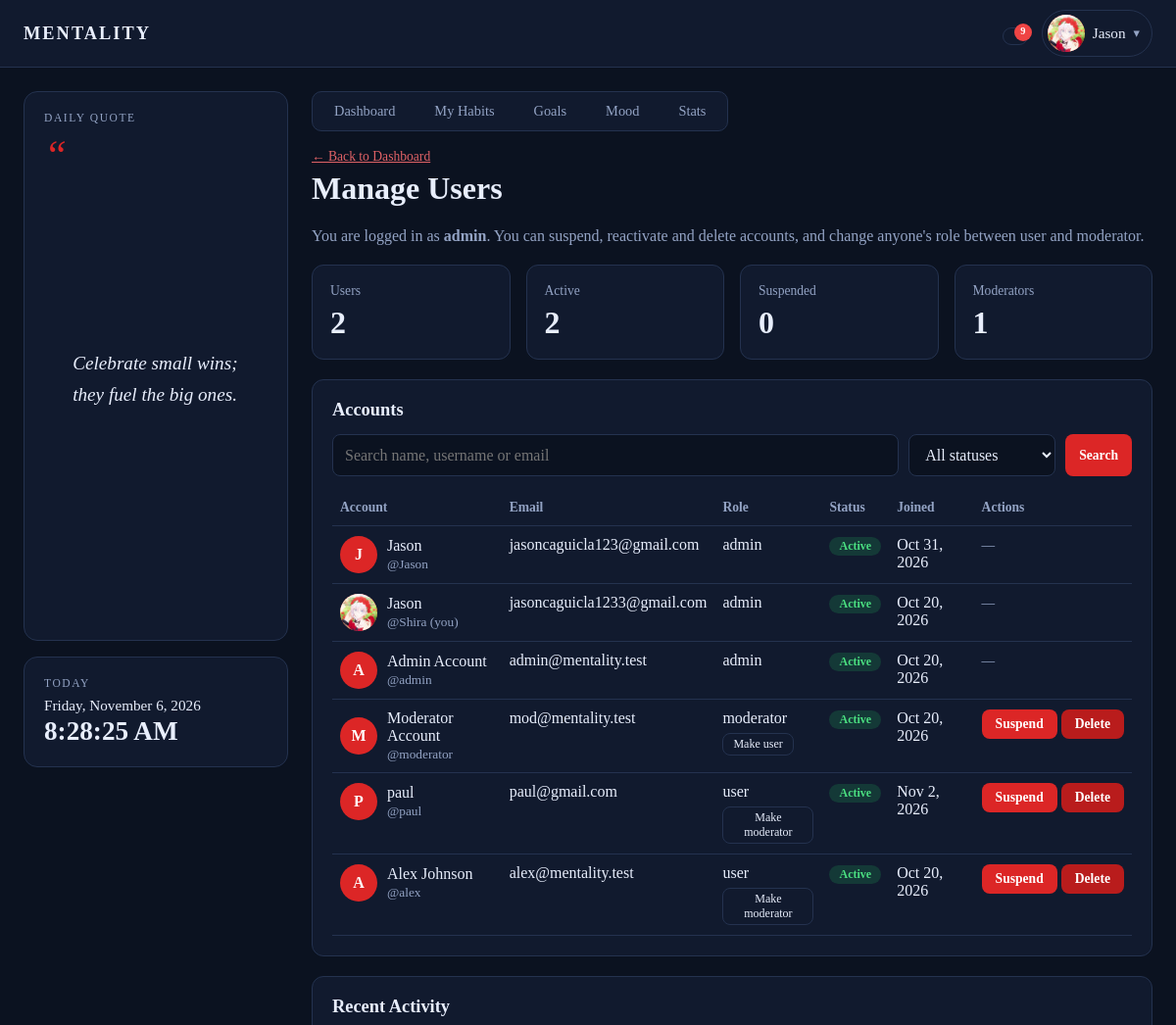
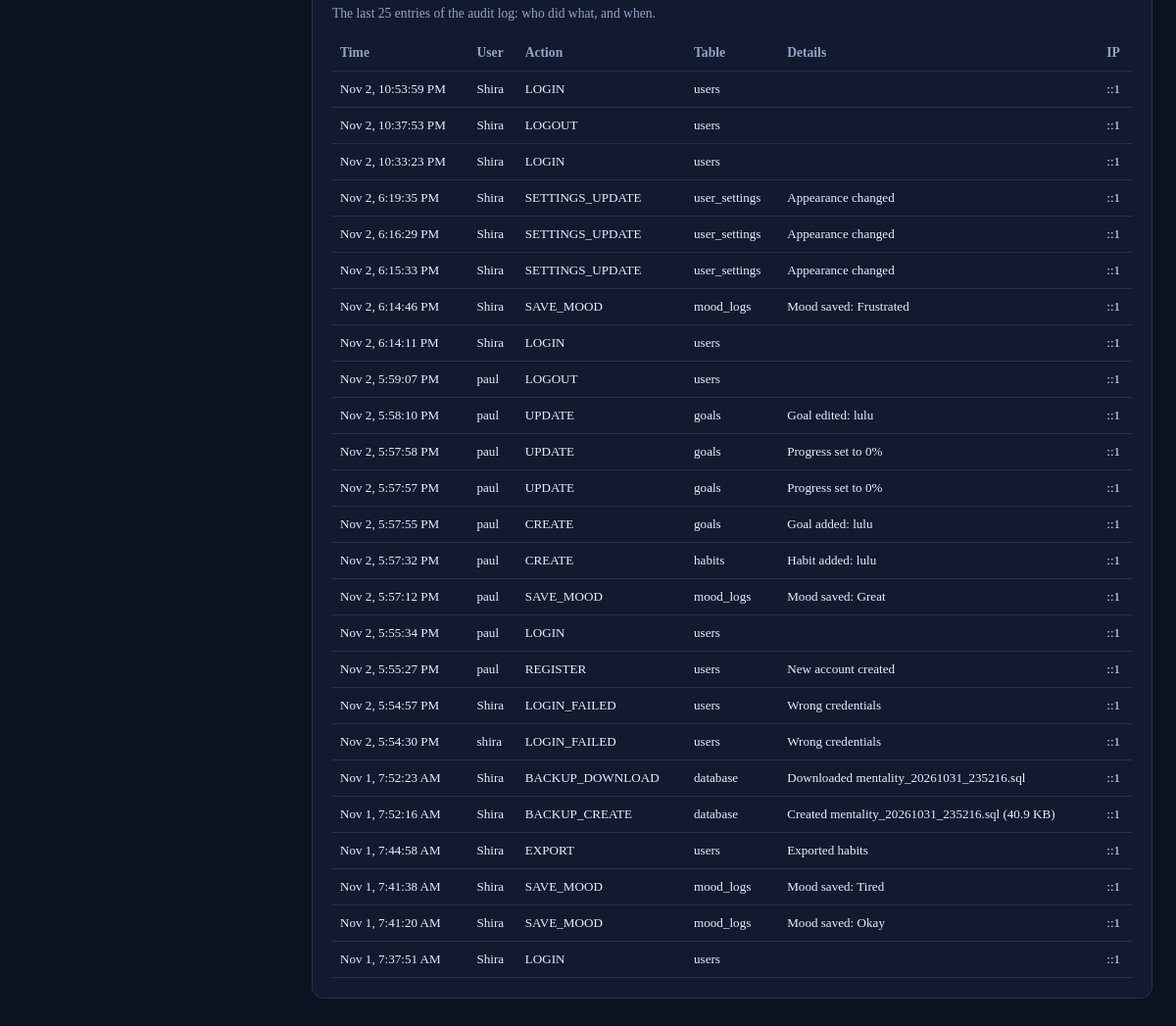
Screenshot of /admin.php (signed in) with the database file from the repository (2 pictures, top to bottom).
### tables this page shows
CREATE TABLE `users` (
  `user_id` int(10) unsigned NOT NULL AUTO_INCREMENT,
  `full_name` varchar(100) NOT NULL,
  `username` varchar(50) NOT NULL,
  `email` varchar(100) NOT NULL,
  `password_hash` varchar(255) NOT NULL,
  `role_id` tinyint(3) unsigned NOT NULL DEFAULT 3,
  `status` enum('active','suspended') NOT NULL DEFAULT 'active',
  `profile_picture` varchar(255) DEFAULT NULL,
  `created_at` timestamp NOT NULL DEFAULT current_timestamp(),
  PRIMARY KEY (`user_id`),
  UNIQUE KEY `uq_users_username` (`username`),
  UNIQUE KEY `uq_users_email` (`email`),
  KEY `fk_users_role` (`role_id`),
  CONSTRAINT `fk_users_role` FOREIGN KEY (`role_id`) REFERENCES `roles` (`role_id`)
);

CREATE TABLE `roles` (
  `role_id` tinyint(3) unsigned NOT NULL AUTO_INCREMENT,
  `role_name` varchar(20) NOT NULL,
  PRIMARY KEY (`role_id`),
  UNIQUE KEY `uq_role_name` (`role_name`)
);

### includes/auth.php (called while the page is built, shortened)
<?php
function e($value): string {
    return htmlspecialchars((string)$value, ENT_QUOTES, 'UTF-8');
}

### includes/quotes.php (called while the page is built, shortened)
<?php
function daily_quote(): string {
    $quotes = all_quotes();
    $index  = hexdec(substr(md5(date('Y-m-d')), 0, 8)) % count($quotes);
    return $quotes[$index];
}

### admin.php (the view, shortened to what this page needs)
<?php
require_once __DIR__ . '/includes/layout.php';
$actorId = (int)$_SESSION['user_id'];
$isAdmin = ($_SESSION['role'] === 'admin');
$q      = trim($_GET['q'] ?? '');
$sql = 'SELECT u.user_id, u.full_name, u.username, u.email, u.status, u.created_at, u.profile_picture, r.role_name
        FROM users u JOIN roles r ON r.role_id = u.role_id WHERE 1 = 1';
$params = [];
$sql .= ' ORDER BY r.role_id, u.created_at DESC LIMIT 200';
$stmt = $pdo->prepare($sql);
$stmt->execute($params);
$users = $stmt->fetchAll();
$counts = ['total' => 0, 'active' => 0, 'suspended' => 0];
$stmt = $pdo->query("SELECT status, COUNT(*) c FROM users WHERE role_id = 3 GROUP BY status");
foreach ($stmt->fetchAll() as $r) { $counts[$r['status']] = (int)$r['c']; $counts['total'] += (int)$r['c']; }
$logs = [];
if ($isAdmin) {
    $logs = $pdo->query('SELECT created_at, username, action, table_name, details, ip_address FROM audit_logs ORDER BY audit_id DESC LIMIT 25')->fetchAll();
}
render_header('Manage Users', 'admin');
?>
<p class="small" style="margin:0 0 6px"><a href="dashboard.php">&larr; Back to Dashboard</a></p>
<h1>Manage Users</h1>
<p class="muted">
    You are logged in as <strong><?= e($_SESSION['role']) ?></strong>.
    <?= $isAdmin
        ? 'You can suspend, reactivate and delete accounts, and change anyone\'s role between user and moderator.'
        : 'You can suspend and reactivate regular users and promote a user to moderator. You cannot change another moderator\'s role, and only administrators can delete accounts.' ?>
</p>
<div class="stat-cards">
    <div class="stat-card"><div class="stat-label">Users</div><div class="stat-value"><?= $counts['total'] ?></div></div>
    <div class="stat-card"><div class="stat-label">Active</div><div class="stat-value"><?= $counts['active'] ?></div></div>
    <div class="stat-card"><div class="stat-label">Suspended</div><div class="stat-value"><?= $counts['suspended'] ?></div></div>
    <div class="stat-card"><div class="stat-label">Moderators</div><div class="stat-value"><?= (int)$pdo->query('SELECT COUNT(*) FROM users WHERE role_id = 2')->fetchColumn() ?></div></div>
</div>
<div class="panel">
    <h2>Accounts</h2>
    <form method="get" class="search-row">
        <input type="text" name="q" placeholder="<?= $isAdmin ? 'Search name, username or email' : 'Search name or username' ?>" value="<?= e($q) ?>">
        <select name="status">
            <option value="">All statuses</option>
        </select>
        <button type="submit" class="btn-sm">Search</button>
    </form>
    <?php if (!$users): ?>
        <p class="muted">No accounts match your search.</p>
    <?php else: ?>
    <div class="table-wrap">
    <table class="list">
        <thead><tr><th>Account</th><?php if ($isAdmin): ?><th>Email</th><?php endif; ?><th>Role</th><th>Status</th><th>Joined</th><th>Actions</th></tr></thead>
        <tbody>
        <?php foreach ($users as $u):
            $isSelf    = ((int)$u['user_id'] === $actorId);
            $canManage = !$isSelf && ($u['role_name'] === 'user' || ($isAdmin && $u['role_name'] === 'moderator'));
            $canPromote = !$isSelf && $u['role_name'] === 'user';
            $canDemote  = !$isSelf && $isAdmin && $u['role_name'] === 'moderator';
            $toRole     = $canPromote ? 'moderator' : ($canDemote ? 'user' : '');
        ?>
            <tr class="<?= $u['status'] === 'suspended' ? 'inactive' : '' ?>">
                <td><div class="user-cell"><?= avatar_html($u['profile_picture'], $u['full_name']) ?>
                    <div><?= e($u['full_name']) ?><br><small class="muted">@<?= e($u['username']) ?><?= $isSelf ? ' (you)' : '' ?></small></div></div></td>
                <?php if ($isAdmin): ?><td><?= e($u['email']) ?></td><?php endif; ?>
                <td>
                    <?= e($u['role_name']) ?>
                    <?php if ($toRole !== ''): ?>
                    <form method="post" class="role-form" onsubmit="return confirm('Change @<?= e($u['username']) ?> from <?= e($u['role_name']) ?> to <?= e($toRole) ?>?');">
                        <button type="submit" class="btn-ghost btn-xs">Make <?= e($toRole) ?></button>
                    </form>
                    <?php endif; ?>
                </td>
                <td><span class="pill <?= e($u['status']) ?>"><?= e(ucfirst($u['status'])) ?></span></td>
                <td><?= e(date('M j, Y', strtotime($u['created_at']))) ?></td>
                <td class="actions">
                <?php if (!$canManage): ?>
                    <span class="muted small">—</span>
                <?php else: ?>
                    <form method="post" onsubmit="return confirm('<?= $u['status'] === 'active' ? 'Suspend' : 'Reactivate' ?> the account @<?= e($u['username']) ?>?');">
                        <button type="submit" class="btn-sm <?= $u['status'] === 'active' ? '' : 'btn-ghost' ?>"><?= $u['status'] === 'active' ? 'Suspend' : 'Reactivate' ?></button>
                    </form>
                    <?php if ($isAdmin): ?>
                    <form method="post" onsubmit="return confirm('DELETE the account @<?= e($u['username']) ?> and ALL of its data? This cannot be undone.');">
                        <button type="submit" class="btn-sm btn-danger">Delete</button>
                    </form>
                    <?php endif; ?>
                <?php endif; ?>
                </td>
            </tr>
        <?php endforeach; ?>
        </tbody>
    </table>
    </div>
    <?php endif; ?>
</div>
<?php if ($isAdmin): ?>
<div class="panel">
    <h2>Recent Activity</h2>
    <p class="muted small">The last 25 entries of the audit log: who did what, and when.</p>
    <div class="table-wrap">
    <table class="list log-table">
        <thead><tr><th>Time</th><th>User</th><th>Action</th><th>Table</th><th>Details</th><th>IP</th></tr></thead>
        <tbody>
        <?php foreach ($logs as $l): ?>
            <tr>
                <td><?= e(date('M j, g:i:s A', strtotime($l['created_at']))) ?></td>
                <td><?= e($l['username'] ?? '—') ?></td>
                <td><?= e($l['action']) ?></td>
                <td><?= e($l['table_name']) ?></td>
                <td><?= e($l['details'] ?? '') ?></td>
                <td><?= e($l['ip_address'] ?? '') ?></td>
            </tr>
        <?php endforeach; ?>
        </tbody>
    </table>
    </div>
</div>
<?php endif; ?>
<?php render_footer(); ?>

### includes/layout.php (shortened to what this page needs)
<?php
require_once __DIR__ . '/auth.php';
require_once __DIR__ . '/quotes.php';
function asset_url(string $file): string {
    return BASE_URL . '/assets/' . $file . '?v=' . (int)@filemtime(__DIR__ . '/../assets/' . $file);
}
function get_reminders(PDO $pdo, int $uid): array {
    $today = date('Y-m-d');
    $out = [];
    $stmt = $pdo->prepare(
        'SELECT COUNT(*) FROM habits h
         WHERE h.user_id = ? AND h.is_active = 1 AND DATE(h.created_at) <= ?
           AND NOT EXISTS (SELECT 1 FROM habit_logs l WHERE l.habit_id = h.habit_id AND l.log_date = ? AND l.completed = 1)'
    );
    $stmt->execute([$uid, $today, $today]);
    $left = (int)$stmt->fetchColumn();
    if ($left > 0) {
        $out[] = ['icon' => 'habits', 'url' => 'dashboard.php',
                  'text' => 'You still have ' . $left . ' habit' . ($left === 1 ? '' : 's') . ' to complete today.'];
    }
    $stmt = $pdo->prepare('SELECT COUNT(*) FROM mood_logs WHERE user_id = ? AND log_date = ?');
    $stmt->execute([$uid, $today]);
    if ((int)$stmt->fetchColumn() === 0) {
        $out[] = ['icon' => 'mood', 'url' => 'mood.php', 'text' => 'You haven\'t logged your mood today.'];
    }
    $stmt = $pdo->prepare(
        "SELECT title, DATEDIFF(target_date, ?) AS d FROM goals
         WHERE user_id = ? AND status <> 'completed' AND target_date <= DATE_ADD(?, INTERVAL 3 DAY)
         ORDER BY target_date LIMIT 5"
    );
    $stmt->execute([$today, $uid, $today]);
    foreach ($stmt->fetchAll() as $g) {
        $d = (int)$g['d'];
        if ($d < 0)       { $when = abs($d) . ' day' . (abs($d) === 1 ? '' : 's') . ' overdue'; }
        elseif ($d === 0) { $when = 'due today'; }
        else              { $when = 'due in ' . $d . ' day' . ($d === 1 ? '' : 's'); }
        $out[] = ['icon' => 'goals', 'url' => 'goals.php', 'text' => 'Goal "' . $g['title'] . '" is ' . $when . '.'];
    }
    return $out;
}
function render_header(string $title, string $active = ''): void {
    global $pdo;
    $isUser = true;
    $theme  = (($_SESSION['theme'] ?? 'dark') === 'light') ? 'light' : 'dark';
    $name   = $_SESSION['full_name'] ?? $_SESSION['username'];
    $tabs   = $isUser ? [
        'dashboard' => ['Dashboard', 'dashboard.php'],
        'habits'    => ['My Habits', 'habits.php'],
        'goals'     => ['Goals',     'goals.php'],
        'mood'      => ['Mood',      'mood.php'],
        'stats'     => ['Stats',     'stats.php'],
    ] : [];
    $notifyOn = ((int)($_SESSION['notify'] ?? 1) === 1);
    $reminders = []; $stored = [];
    if ($isUser && $notifyOn) {
        $reminders = get_reminders($pdo, (int)$_SESSION['user_id']);
        $stmt = $pdo->prepare('SELECT message, created_at FROM notifications
                               WHERE user_id = ? AND is_cleared = 0 ORDER BY created_at DESC, notification_id DESC LIMIT 10');
        $stmt->execute([(int)$_SESSION['user_id']]);
        $stored = $stmt->fetchAll();
    }
    $bellCount = count($reminders) + count($stored);
    ?>
<!DOCTYPE html>
<html lang="en" data-theme="<?= e($theme) ?>">
<head>
    <link rel="stylesheet" href="<?= e(asset_url('style.css')) ?>">
</head>
<body>
<header class="appbar">
    <a class="brand" href="<?= BASE_URL ?>/dashboard.php" title="Go to Dashboard"><span>MENTALITY</span></a>
    <div class="appbar-right">
        <?php if ($isUser): ?>
        <div class="dropdown" data-dropdown>
            <button type="button" class="bell-btn" data-dropdown-toggle aria-label="Notifications" aria-haspopup="true">
                <?= icon('bell', 20) ?><?php if ($bellCount > 0): ?><span class="bell-badge"><?= $bellCount > 9 ? '9+' : $bellCount ?></span><?php endif; ?>
            </button>
        </div>
        <?php endif; ?>
        <div class="dropdown" data-dropdown>
            <button type="button" class="profile-btn" data-dropdown-toggle aria-haspopup="true">
                <?= avatar_html($_SESSION['avatar'] ?? null, $name) ?>
                <span class="profile-name"><?= e($name) ?></span><span class="caret">&#9662;</span>
            </button>
        </div>
    </div>
</header>
<div class="shell">
    <aside class="leftcol">
        <div class="quote-card">
            <div class="card-label">Daily Quote</div>
            <blockquote><?= e(daily_quote()) ?></blockquote>
        </div>
        <div class="today-card">
            <div class="card-label">Today</div>
            <div id="live-date" class="live-date"><?= e(date('l, F j, Y')) ?></div>
            <div id="live-time" class="live-time"><?= e(date('g:i:s A')) ?></div>
        </div>
    </aside>
    <main class="main">
    <?php if ($tabs): ?>
        <nav class="tabs dash-tabs">
            <?php foreach ($tabs as $key => [$label, $file]): ?>
                <a class="tab<?= $key === $active ? ' active' : '' ?>" href="<?= BASE_URL . '/' . $file ?>"><?= icon($key, 16) ?> <?= e($label) ?></a>
            <?php endforeach; ?>
        </nav>
    <?php endif; ?>
    <?php
}
function render_footer(array $scripts = []): void {
    ?>
    </main>
</div>
</body>
</html>
<?php
}
function avatar_html(?string $file, string $name, string $size = 'sm'): string {
    if ($file) {
        return '<img class="avatar ' . e($size) . '" src="' . BASE_URL . '/uploads/avatars/' . rawurlencode($file) . '" alt="Profile picture">';
    }
    $initial = mb_strtoupper(mb_substr(trim($name), 0, 1));
    return '<span class="avatar ' . e($size) . '">' . e($initial !== '' ? $initial : '?') . '</span>';
}

### rows the page displays
users: full_name "J", full_name "Jason", username "Jason", email "jasoncaguicla123@gmail.com", role.role_name "admin", status "Active", created_at "Oct 31, 2026"
users: profile_picture (picture), full_name "Jason", username "Shira", shows "(you)", email "jasoncaguicla1233@gmail.com", role.role_name "admin", status "Active", created_at "Oct 20, 2026"
users: full_name "A", full_name "Admin Account", username "admin", email "admin@mentality.test", role.role_name "admin", status "Active", created_at "Oct 20, 2026"
users: full_name "M", full_name "Moderator Account", username "moderator", email "mod@mentality.test", role.role_name "moderator", user_id.role_name "user", status "Active", created_at "Oct 20, 2026", shows "Suspend"
users: full_name "P", full_name "paul", username "paul", email "paul@gmail.com", role.role_name "user", user_id.role_name "moderator", status "Active", created_at "Nov 2, 2026", shows "Suspend"
users: full_name "A", full_name "Alex Johnson", username "alex", email "alex@mentality.test", role.role_name "user", user_id.role_name "moderator", status "Active", created_at "Oct 20, 2026", shows "Suspend"

### other values shown
$bellCount "9"
$name "Jason"
daily_quote() "Celebrate small wins; they fuel the big ones."
$label "Dashboard"
$label "My Habits"
$label "Goals"
$label "Mood"
$label "Stats"
$_SESSION['role'] "admin"
$counts['total'] "2"
$counts['active'] "2"
$counts['suspended'] "0"
date('M j, g:i:s A', strtotime($l['created_at'])) "Nov 2, 10:53:59 PM"
$l['username'] "Shira"
$l['action'] "LOGIN"
